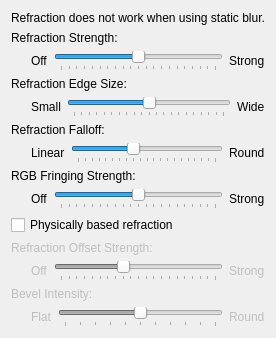
         <widget class="QWidget" name="scrollContentRefraction">
          <layout class="QVBoxLayout">
           <item>
            <widget class="QLabel" name="labelRefractionNote">
             <property name="text">
              <string>Refraction does not work when using static blur.</string>
             </property>
            </widget>
           </item>
           <item>
            <widget class="QLabel" name="labelRefractionStrength">
             <property name="text">
              <string>Refraction Strength:</string>
             </property>
            </widget>
           </item>
           <item>
            <layout class="QHBoxLayout" name="horizontalLayout">
             <item>
              <spacer name="horizontalSpacer">
               <property name="orientation">
                <enum>Qt::Orientation::Horizontal</enum>
               </property>
               <property name="sizeType">
                <enum>QSizePolicy::Policy::Fixed</enum>
               </property>
               <property name="sizeHint" stdset="0">
                <size>
                 <width>20</width>
                 <height>20</height>
                </size>
               </property>
              </spacer>
             </item>
             <item>
              <widget class="QLabel" name="labelRefractionStrengthOff">
               <property name="text">
                <string>Off</string>
               </property>
              </widget>
             </item>
             <item>
              <widget class="QSlider" name="kcfg_RefractionStrength">
               <property name="minimum">
                <number>0</number>
               </property>
               <property name="maximum">
                <number>20</number>
               </property>
               <property name="singleStep">
                <number>1</number>
               </property>
               <property name="pageStep">
                <number>1</number>
               </property>
               <property name="value">
                <number>10</number>
               </property>
               <property name="orientation">
                <enum>Qt::Orientation::Horizontal</enum>
               </property>
               <property name="tickPosition">
                <enum>QSlider::TickPosition::TicksBelow</enum>
               </property>
              </widget>
             </item>
             <item>
              <widget class="QLabel" name="labelRefractionStrengthStrong">
               <property name="text">
                <string>Strong</string>
               </property>
              </widget>
             </item>
            </layout>
           </item>
           <item>
            <widget class="QLabel" name="labelRefractionEdgeSize">
             <property name="text">
              <string>Refraction Edge Size:</string>
             </property>
            </widget>
           </item>
           <item>
            <layout class="QHBoxLayout" name="horizontalLayout">
             <item>
              <spacer name="horizontalSpacer">
               <property name="orientation">
                <enum>Qt::Orientation::Horizontal</enum>
               </property>
               <property name="sizeType">
                <enum>QSizePolicy::Policy::Fixed</enum>
               </property>
               <property name="sizeHint" stdset="0">
                <size>
                 <width>20</width>
                 <height>20</height>
                </size>
               </property>
              </spacer>
             </item>
             <item>
              <widget class="QLabel" name="labelRefractionEdgeSizeSmall">
               <property name="text">
                <string>Small</string>
               </property>
              </widget>
             </item>
             <item>
              <widget class="QSlider" name="kcfg_RefractionEdgeSize">
               <property name="minimum">
                <number>0</number>
               </property>
               <property name="maximum">
                <number>20</number>
               </property>
               <property name="singleStep">
                <number>1</number>
               </property>
               <property name="pageStep">
                <number>1</number>
               </property>
               <property name="value">
                <number>10</number>
               </property>
               <property name="orientation">
                <enum>Qt::Orientation::Horizontal</enum>
               </property>
               <property name="tickPosition">
                <enum>QSlider::TickPosition::TicksBelow</enum>
               </property>
              </widget>
             </item>
             <item>
              <widget class="QLabel" name="labelRefractionEdgeSizeWide">
               <property name="text">
                <string>Wide</string>
               </property>
              </widget>
             </item>
            </layout>
           </item>
           <item>
            <widget class="QLabel" name="labelRefractionNormalPow">
             <property name="text">
              <string>Refraction Falloff:</string>
             </property>
            </widget>
           </item>
           <item>
            <layout class="QHBoxLayout" name="horizontalLayout">
             <item>
              <spacer name="horizontalSpacer">
               <property name="orientation">
                <enum>Qt::Orientation::Horizontal</enum>
               </property>
               <property name="sizeType">
                <enum>QSizePolicy::Policy::Fixed</enum>
               </property>
               <property name="sizeHint" stdset="0">
                <size>
                 <width>20</width>
                 <height>20</height>
                </size>
               </property>
              </spacer>
             </item>
             <item>
              <widget class="QLabel" name="labelRefractionNormalPowLinear">
               <property name="text">
                <string>Linear</string>
               </property>
              </widget>
             </item>
             <item>
              <widget class="QSlider" name="kcfg_RefractionNormalPow">
               <property name="minimum">
                <number>2</number>
               </property>
               <property name="maximum">
                <number>22</number>
               </property>
               <property name="singleStep">
                <number>1</number>
               </property>
               <property name="pageStep">
                <number>1</number>
               </property>
               <property name="value">
                <number>10</number>
               </property>
               <property name="orientation">
                <enum>Qt::Orientation::Horizontal</enum>
               </property>
               <property name="tickPosition">
                <enum>QSlider::TickPosition::TicksBelow</enum>
               </property>
              </widget>
             </item>
             <item>
              <widget class="QLabel" name="labelRefractionNormalPowRound">
               <property name="text">
                <string>Round</string>
               </property>
              </widget>
             </item>
            </layout>
           </item>
           <item>
            <widget class="QLabel" name="labelRefractionRGBFringing">
             <property name="text">
              <string>RGB Fringing Strength:</string>
             </property>
            </widget>
           </item>
           <item>
            <layout class="QHBoxLayout" name="horizontalLayout">
             <item>
              <spacer name="horizontalSpacer">
               <property name="orientation">
                <enum>Qt::Orientation::Horizontal</enum>
               </property>
               <property name="sizeType">
                <enum>QSizePolicy::Policy::Fixed</enum>
               </property>
               <property name="sizeHint" stdset="0">
                <size>
                 <width>20</width>
                 <height>20</height>
                </size>
               </property>
              </spacer>
             </item>
             <item>
              <widget class="QLabel" name="labelRefractionRGBFringingOff">
               <property name="text">
                <string>Off</string>
               </property>
              </widget>
             </item>
             <item>
              <widget class="QSlider" name="kcfg_RefractionRGBFringing">
               <property name="minimum">
                <number>0</number>
               </property>
               <property name="maximum">
                <number>20</number>
               </property>
               <property name="singleStep">
                <number>1</number>
               </property>
               <property name="pageStep">
                <number>1</number>
               </property>
               <property name="value">
                <number>10</number>
               </property>
               <property name="orientation">
                <enum>Qt::Orientation::Horizontal</enum>
               </property>
               <property name="tickPosition">
                <enum>QSlider::TickPosition::TicksBelow</enum>
               </property>
              </widget>
             </item>
             <item>
              <widget class="QLabel" name="labelRefractionRGBFringingStrong">
               <property name="text">
                <string>Strong</string>
               </property>
              </widget>
             </item>
            </layout>
           </item>
           <item>
            <widget class="QCheckBox" name="kcfg_PhysicallyBasedRefraction">
             <property name="text">
              <string>Physically based refraction</string>
             </property>
             <property name="toolTip">
              <string>Use a Snell's-law (IOR-based) refraction model instead. The Refraction Strength slider is reinterpreted as the index-of-refraction delta in this mode.</string>
             </property>
            </widget>
           </item>
           <item>
            <widget class="QLabel" name="labelRefractionOffsetStrength">
             <property name="enabled">
              <bool>false</bool>
             </property>
             <property name="text">
              <string>Refraction Offset Strength:</string>
             </property>
            </widget>
           </item>
           <item>
            <layout class="QHBoxLayout" name="horizontalLayoutRefractionOffsetStrength">
             <item>
              <spacer name="horizontalSpacerRefractionOffsetStrength">
               <property name="orientation">
                <enum>Qt::Orientation::Horizontal</enum>
               </property>
               <property name="sizeType">
                <enum>QSizePolicy::Policy::Fixed</enum>
               </property>
               <property name="sizeHint" stdset="0">
                <size>
                 <width>20</width>
                 <height>20</height>
                </size>
               </property>
              </spacer>
             </item>
             <item>
              <widget class="QLabel" name="labelRefractionOffsetStrengthOff">
               <property name="enabled">
                <bool>false</bool>
               </property>
               <property name="text">
                <string>Off</string>
               </property>
              </widget>
             </item>
             <item>
              <widget class="QSlider" name="kcfg_RefractionOffsetStrength">
               <property name="enabled">
                <bool>false</bool>
               </property>
               <property name="minimum">
                <number>0</number>
               </property>
               <property name="maximum">
                <number>20</number>
               </property>
               <property name="singleStep">
                <number>1</number>
               </property>
               <property name="pageStep">
                <number>1</number>
               </property>
               <property name="value">
                <number>8</number>
               </property>
               <property name="orientation">
                <enum>Qt::Orientation::Horizontal</enum>
               </property>
               <property name="tickPosition">
                <enum>QSlider::TickPosition::TicksBelow</enum>
               </property>
               <property name="toolTip">
                <string>Pulls the IOR-based refraction outward based on position within the window (Snell's-law mode only).</string>
               </property>
              </widget>
             </item>
             <item>
              <widget class="QLabel" name="labelRefractionOffsetStrengthStrong">
               <property name="enabled">
                <bool>false</bool>
               </property>
               <property name="text">
                <string>Strong</string>
               </property>
              </widget>
             </item>
            </layout>
           </item>
           <item>
            <widget class="QLabel" name="labelRefractionBevelIntensity">
             <property name="enabled">
              <bool>false</bool>
             </property>
             <property name="text">
              <string>Bevel Intensity:</string>
             </property>
            </widget>
           </item>
           <item>
            <layout class="QHBoxLayout" name="horizontalLayoutRefractionBevelIntensity">
             <item>
              <spacer name="horizontalSpacerRefractionBevelIntensity">
               <property name="orientation">
                <enum>Qt::Orientation::Horizontal</enum>
               </property>
               <property name="sizeType">
                <enum>QSizePolicy::Policy::Fixed</enum>
               </property>
               <property name="sizeHint" stdset="0">
                <size>
                 <width>20</width>
                 <height>20</height>
                </size>
               </property>
              </spacer>
             </item>
             <item>
              <widget class="QLabel" name="labelRefractionBevelIntensityFlat">
               <property name="enabled">
                <bool>false</bool>
               </property>
               <property name="text">
                <string>Flat</string>
               </property>
              </widget>
             </item>
             <item>
              <widget class="QSlider" name="kcfg_RefractionBevelIntensity">
               <property name="enabled">
                <bool>false</bool>
               </property>
               <property name="minimum">
                <number>5</number>
               </property>
               <property name="maximum">
                <number>15</number>
               </property>
               <property name="singleStep">
                <number>1</number>
               </property>
               <property name="pageStep">
                <number>1</number>
               </property>
               <property name="value">
                <number>10</number>
               </property>
               <property name="orientation">
                <enum>Qt::Orientation::Horizontal</enum>
               </property>
               <property name="tickPosition">
                <enum>QSlider::TickPosition::TicksBelow</enum>
               </property>
               <property name="toolTip">
                <string>Scales the silhouette tilt — higher gives a more pronounced rounded-over edge.</string>
               </property>
              </widget>
             </item>
             <item>
              <widget class="QLabel" name="labelRefractionBevelIntensityRound">
               <property name="enabled">
                <bool>false</bool>
               </property>
               <property name="text">
                <string>Round</string>
               </property>
              </widget>
             </item>
            </layout>
           </item>
           <item>
            <spacer name="verticalSpacer">
             <property name="orientation">
              <enum>Qt::Orientation::Vertical</enum>
             </property>
             <property name="sizeHint" stdset="0">
              <size>
               <width>0</width>
               <height>0</height>
              </size>
             </property>
            </spacer>
           </item>
          </layout>
         </widget>
